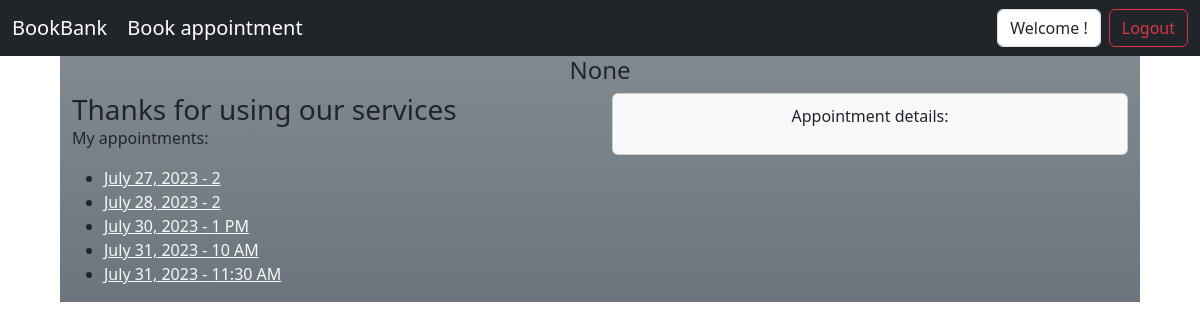
Page /home_page_customer/ (signed in) on the earlier database version.
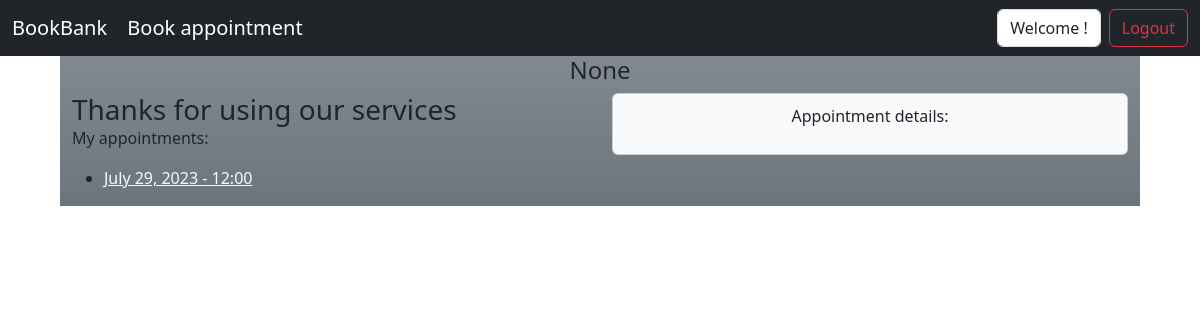
Same page on the later database version.
### bank/models.py (models this page shows)
class Appointment(models.Model):
    day = models.DateField()
    time = models.CharField(max_length=255, choices=TIME_CHOICES)
    service_type = models.CharField(
        max_length=255, choices=SERVICES_CHOICES, default="Teller")
    user = models.ForeignKey(User, related_name="appointments",
                             on_delete=models.CASCADE)
    created_at = models.DateTimeField(auto_now_add=True)
    updated_at = models.DateTimeField(auto_now=True)
    objects = AppointmentManager()

### bank/views.py (the view)
# urls.py: path('home_page_customer/', views.home_page_customer,
def home_page_customer(request):
    if 'user' not in request.session:
        return redirect('home')
    if 'employee' in request.session:
        return redirect('home')
    message = request.session.get('message')
    email = request.session.get('email')
    users = User.objects.filter(email=email)
    appointments = Appointment.objects.all()
    return render(request, 'home_page_customer.html', {'message': message, 'users': users, 'appointments': appointments})  # noqa

### bank/templates/home_page_customer.html (shortened to what this page needs)
<!DOCTYPE html>
<html lang="en">
<head>
    {% load static %}
    <link rel="stylesheet" href="https://maxcdn.bootstrapcdn.com/bootstrap/4.0.0/css/bootstrap.min.css">
    <link href="https://cdn.jsdelivr.net/npm/bootstrap@5.0.2/dist/css/bootstrap.min.css" rel="stylesheet"
>
    <link href="https://cdn.jsdelivr.net/npm/bootstrap@5.3.1/dist/css/bootstrap.min.css" rel="stylesheet"
>
</head>
<body>
    <header>
        <nav class="navbar navbar-expand-lg navbar-dark bg-dark">
            <div class="container-fluid">
                <div>
                    <a class="navbar-brand" href="{% url 'home' %}">BookBank</a>
                    <a class="navbar-brand" href="{% url 'create_appointment' %}">Book appointment</a>
                </div>
                <div>
                    <form class="form-inline my-2 my-lg-0" method="POST" action="{% url 'logout' %}">
                        <div class="form-control mr-sm-2">Welcome {{user.first_name}}!</div>
                        <button class="btn btn-outline-danger my-2 my-sm-0">Logout</button>
                    </form>
                </div>
            </div>
        </nav>
    </header>
    <main>
        <div class="container-fluid bg-secondary bg-gradient" style="width: 90%; padding: auto;">
            <div>
                <div class="text-center">
                    <p class="h4">{{user.first_name}} {{user.last_name}} {{message}}</p>
                </div>
            </div>
            <div class="row">
                <div class="col-sm-6">
                    <div class="card-body">
                        <h3 class="card-title">Thanks for using our services</h3>
                        <p class="card-text">My appointments:</p>
                        <ul>
                            {% for user in users %}
                            {% for appointment in user.appointments.all|dictsort:'time'|dictsort:'day' %}
                            <li>
                                <a href="#" class="appointment-link link-light"
                                    data-appointment-id="{{ appointment.id }}">{{ appointment.day }} -
                                    {{ appointment.time }}</a>
                            </li>
                            {% endfor %}
                            {% endfor %}
                        </ul>
                    </div>
                </div>
                <div class="col-sm-6">
                    <div class="card text-dark bg-light mb-3" style="padding: 2%; align-items: center;">
                        <p>Appointment details:</p>
                    </div>
                </div>
            </div>
        </div>
    </main>
</body>

Differences in the rows shown:
removed Appointment: day "July 27, 2023", time "2"
removed Appointment: day "July 28, 2023", time "2"
removed Appointment: day "July 30, 2023", time "1 PM"
removed Appointment: day "July 31, 2023", time "10 AM"
removed Appointment: day "July 31, 2023", time "11:30 AM"
added Appointment: day "July 29, 2023", time "12:00"
